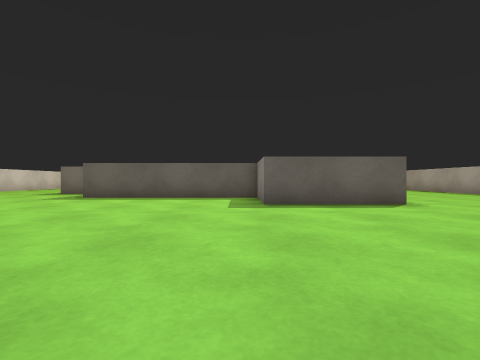
View 1 (above)

19 first-person views from a walk through a scene from a Unity 3-D project. The camera is 0.51 m above the floor, looks level and sees 85° across. The floor is counted in squares, 1 m on a side. Each view is taken from the middle of a square. On the plan, view 1 faces up. The plan holds only what a view shows up to about 9 squares ahead; the rest is blank. The player character is not drawn. Surface patterns are stand-ins for the level's own textures.

View 2
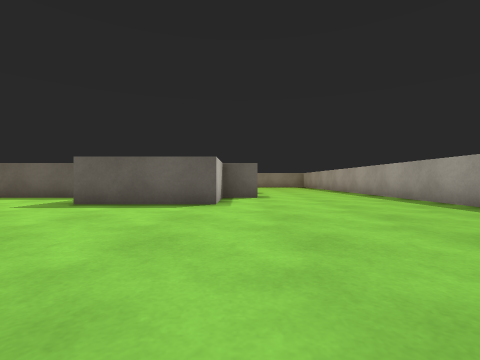

View 3
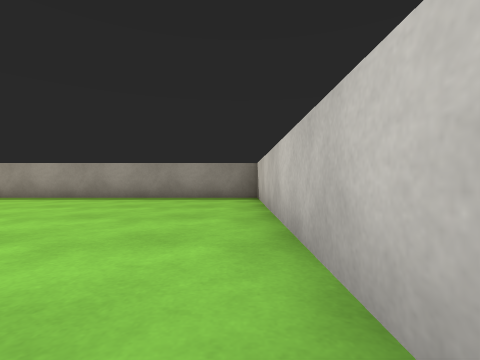

View 4
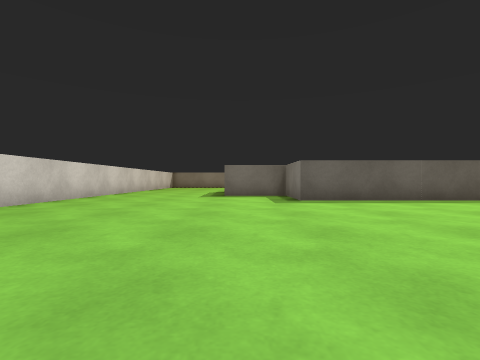

View 5
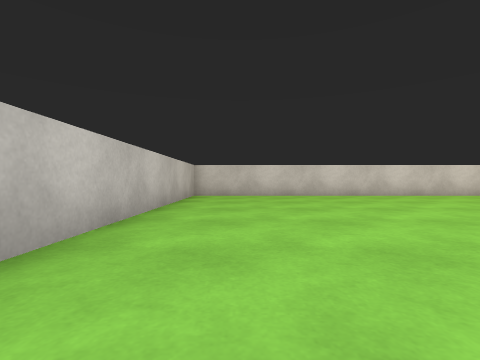

View 6
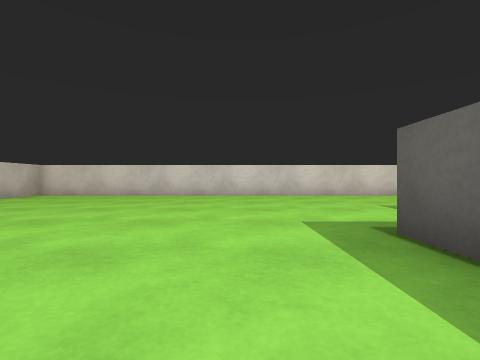

View 7
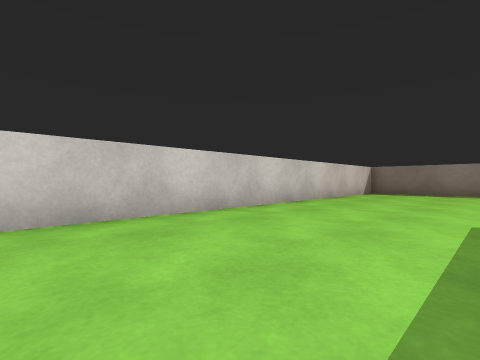

View 8
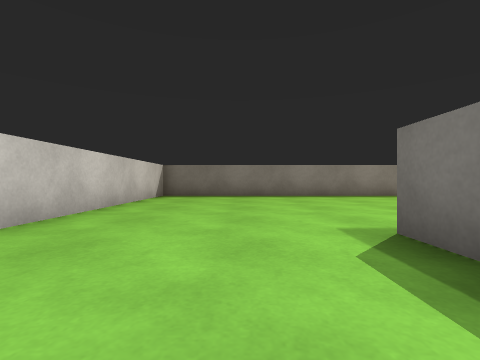

View 9
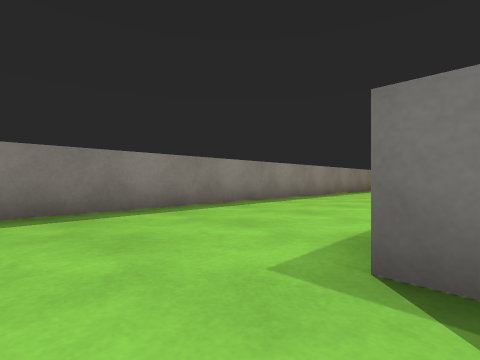

View 10
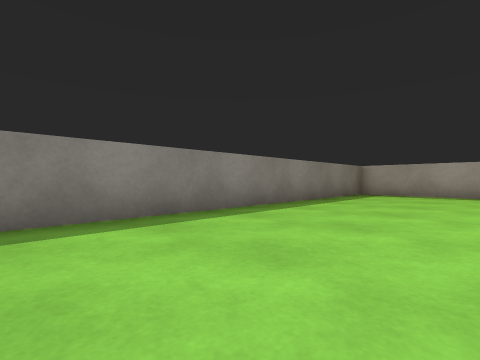

View 11
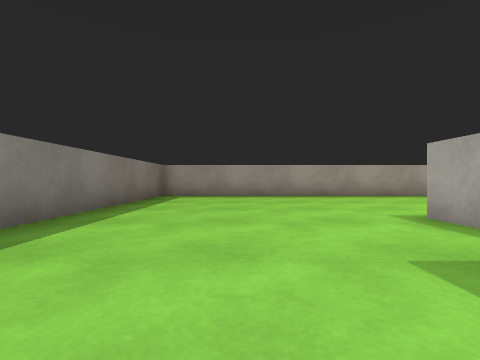

View 12
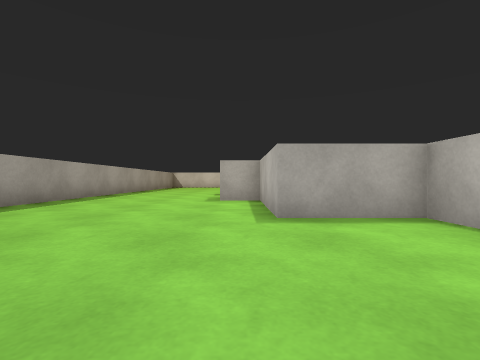

View 13
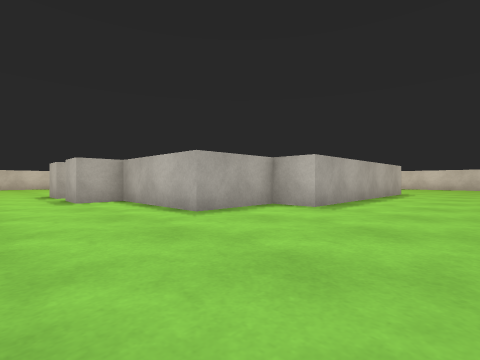

View 14
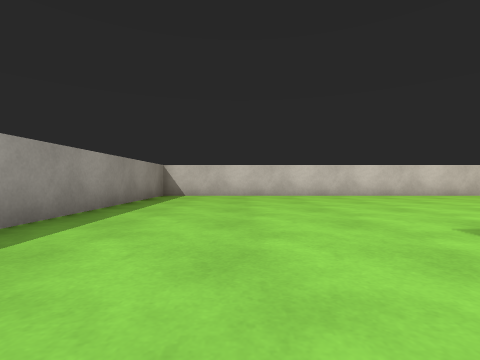

View 15
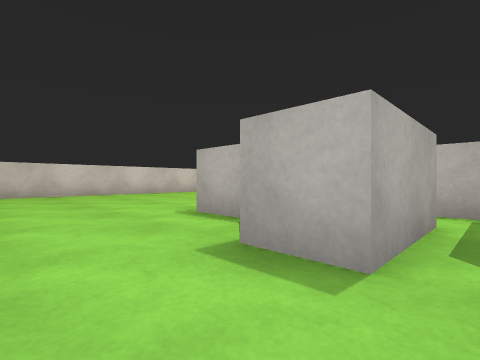

View 16
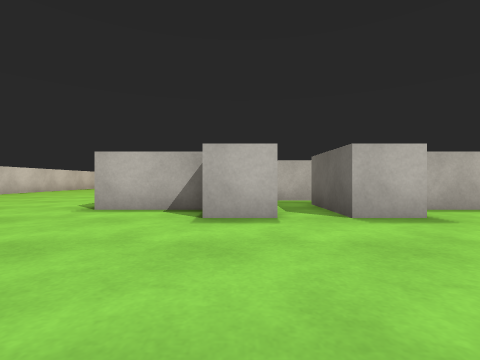

View 17
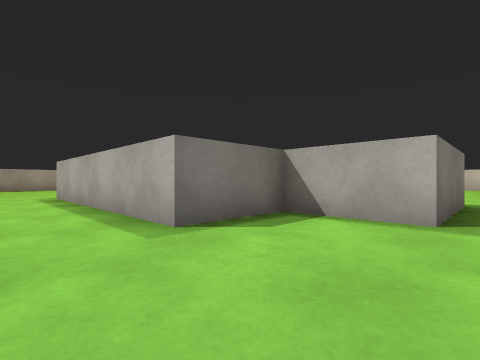

View 18
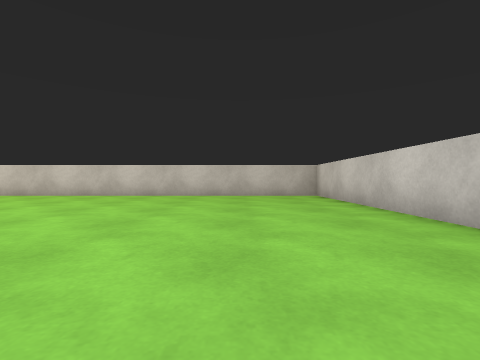

View 19
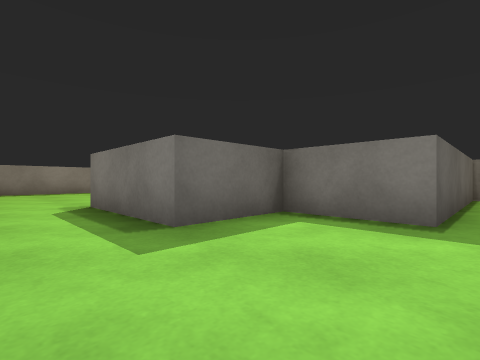

### Floor plan
Points are (right, up) in squares from view 1. A wall is a line through its corners. A room is listed if a view was taken in it or the views show most of it. See-through windows are left out.
Room 1 (views 1, 2, 3, 4, 5, 6, 7, 8, 9, 10, 11, 12, 13, 14, 15, 16, 17, 18, 19)
walls: (2.5, 8.5) (4.5, 8.5) (4.5, 7.5) (3.5, 7.5) (3.5, 5.5) (0.5, 5.5) (0.5, 7.5) (-4.5, 7.5) (-4.5, 9.5) (-6.5, 9.5) (-6.5, 12.5) (-4.5, 12.5) (-4.5, 14.5) (1.5, 14.5) (1.5, 13.5) (3.5, 13.5) (3.5, 10.5) (4.5, 10.5) (4.5, 9.5) (2.5, 9.5); (-10.5, -0.5) (8.5, -0.5) (8.5, 18.5) (-10.5, 18.5) (-10.5, -0.5)
ways out: opening at (3.5, 9) to room 2
Room 2 (no view inside)
walls: (1.5, 9.9) (1.5, 8.2)
ways out: opening at (3.5, 9) to room 1; opening at (2, 10)

Where each view was taken, in squares from view 1:
view 1: 0 up, 0 right, facing up
view 2: 0 up, 4 right, facing up
view 3: 0 up, 1 right, facing right
view 4: 1 up, 6 left, facing up
view 5: 1 up, 2 left, facing left
view 6: 6 up, 2 left, facing left
view 7: 8 up, 7 left, facing up-left
view 8: 10 up, 8 left, facing up
view 9: 14 up, 6 left, facing up-right
view 10: 15 up, 1 left, facing up-right
view 11: 16 up, 0 right, facing right
view 12: 17 up, 4 right, facing down
view 13: 17 up, 6 right, facing down-left
view 14: 8 up, 6 right, facing down
view 15: 9 up, 6 right, facing down-left
view 16: 8 up, 8 right, facing left
view 17: 16 up, 7 left, facing down-right
view 18: 8 up, 8 left, facing down
view 19: 7 up, 8 left, facing up-right
